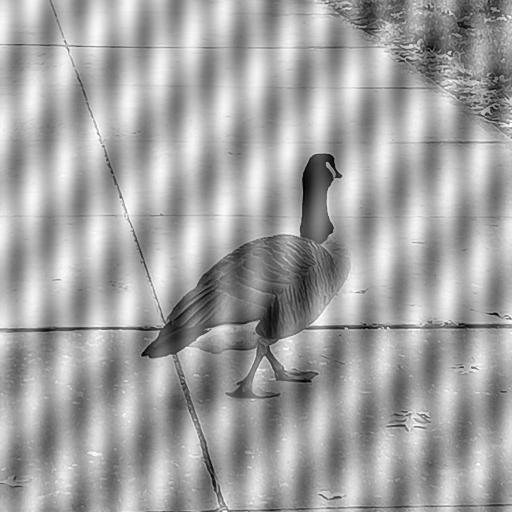
#> input picture Lab 04/two_noise.jpeg, 512 x 512 px
$ python main.py   (older library calls are emulated)
#> lines starting #> are read from the running program, lines starting #| are printed output that depends on the picture
import cv2
import matplotlib.pyplot as plt
import numpy as np


img_input = cv2.imread('two_noise.jpeg', 0)
#> img_input is the input picture: shape (512, 512); min 0, max 255, mean 162.7
img = img_input.copy()
image_size = img.shape[0] * img.shape[1]
#> image_size = 262144
height = img.shape[0]
#> height = 512
width = img.shape[1]
#> width = 512

H1 = np.ones_like(img)
H2 = np.ones_like(img)


# [6 lines of commented-out code are left out]

point_x_H1=261
point_y_H1=262
point_x_H2=272
point_y_H2=256

for i in range(-2, 2):
    for j in range(-2, 2):
        H1[int(point_y_H1) + i, int(point_x_H1) + j] = 0
        H1[(width - point_y_H1) + i,(height - point_x_H1)+ j] = 0

        H2[int(point_y_H2) + i, int(point_x_H2) + j] = 0
        H2[width - int(point_y_H2 )+i, height - int(point_x_H2) + j] = 0


Hnr = H1*H2

H1_show = cv2.normalize(H1, None, 0,255,cv2.NORM_MINMAX,dtype=cv2.CV_8U)
H2_show = cv2.normalize(H2, None, 0,255,cv2.NORM_MINMAX,dtype=cv2.CV_8U)
Hnr_show = cv2.normalize(Hnr, None, 0,255,cv2.NORM_MINMAX,dtype=cv2.CV_8U)

cv2.imshow('H1',H1_show)
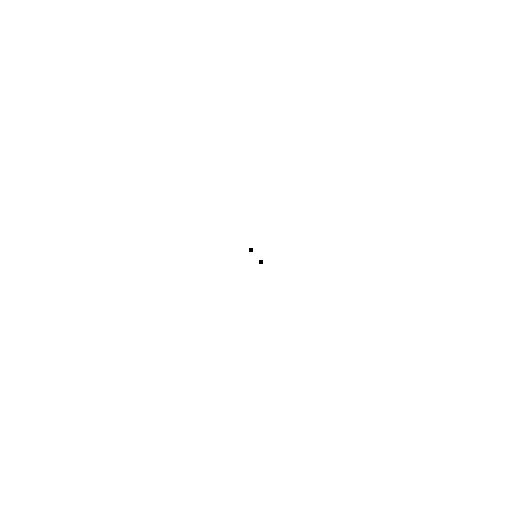
#> window 'H1': shape (512, 512); 100% white; 2 black regions (2 under 20 px)

cv2.imshow('H2',H2_show)

cv2.imshow('HNR',Hnr_show)

ft = np.fft.fft2(img)
ft_shift = np.fft.fftshift(ft)

magnitude_spectrum_ac = np.abs(ft_shift)
magnitude_spectrum = 20 * np.log(np.abs(ft_shift)+1)
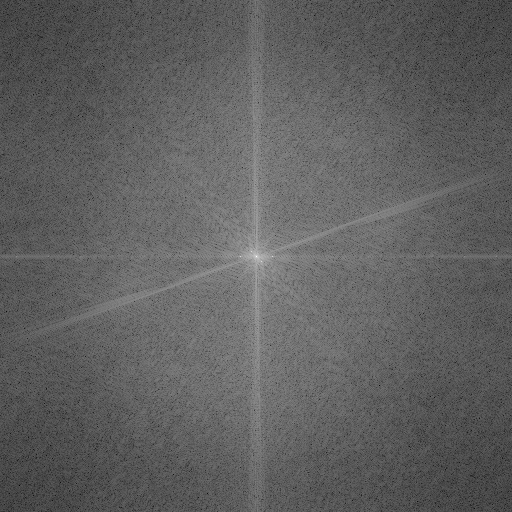
#> magnitude_spectrum: shape (512, 512) float64; min 30.51, max 351.4, mean 151.3; drawn with min black and max white
magnitude_spectrum = cv2.normalize(magnitude_spectrum, None,0,255,cv2.NORM_MINMAX,dtype=cv2.CV_8U)
ang = np.angle(ft_shift)
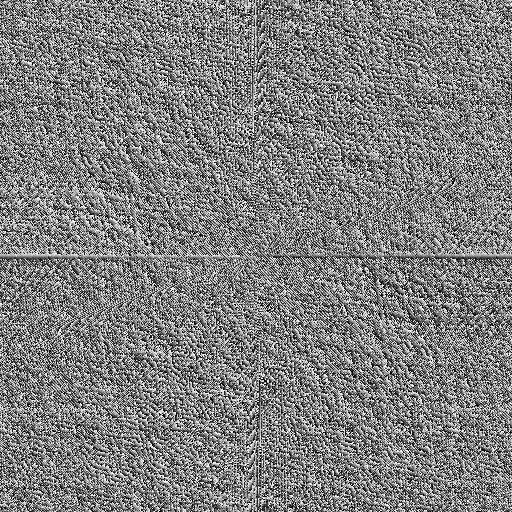
#> ang: shape (512, 512) float64; min -3.14, max 3.14, mean -3.69e-18; drawn with min black and max white
ang_ = cv2.normalize(ang, None,0,255,cv2.NORM_MINMAX,dtype=cv2.CV_8U)

## phase add
final_result = np.multiply(magnitude_spectrum_ac, np.exp(1j*ang))
final_result =np.multiply(final_result,Hnr)


# inverse fourier
img_back = np.real(np.fft.ifft2(np.fft.ifftshift(final_result)))
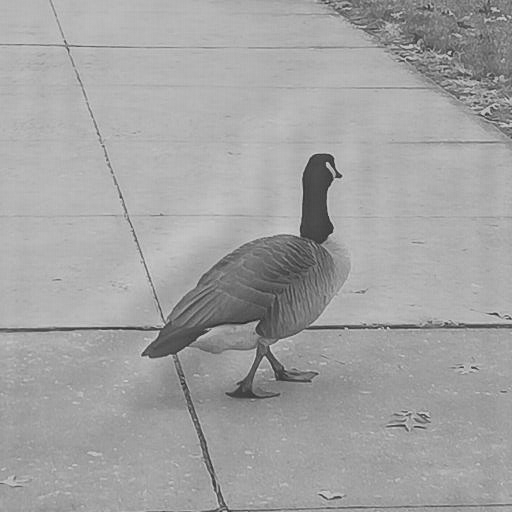
#> img_back: shape (512, 512) float64; min 38.13, max 220, mean 162.7
img_back_scaled = cv2.normalize(img_back, None, 0,255,cv2.NORM_MINMAX,dtype=cv2.CV_8U)
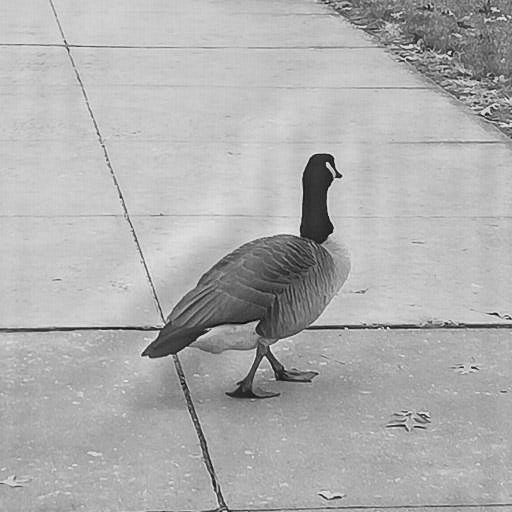
#> img_back_scaled: shape (512, 512); min 0, max 255, mean 174.6

## plot
cv2.imshow("input", img_input)
cv2.imshow("Magnitude Spectrum",magnitude_spectrum)
cv2.imshow("Phase", ang_)
cv2.waitKey(0)
cv2.imshow("Inverse transform",img_back_scaled)


cv2.waitKey(0)
cv2.destroyAllWindows()
